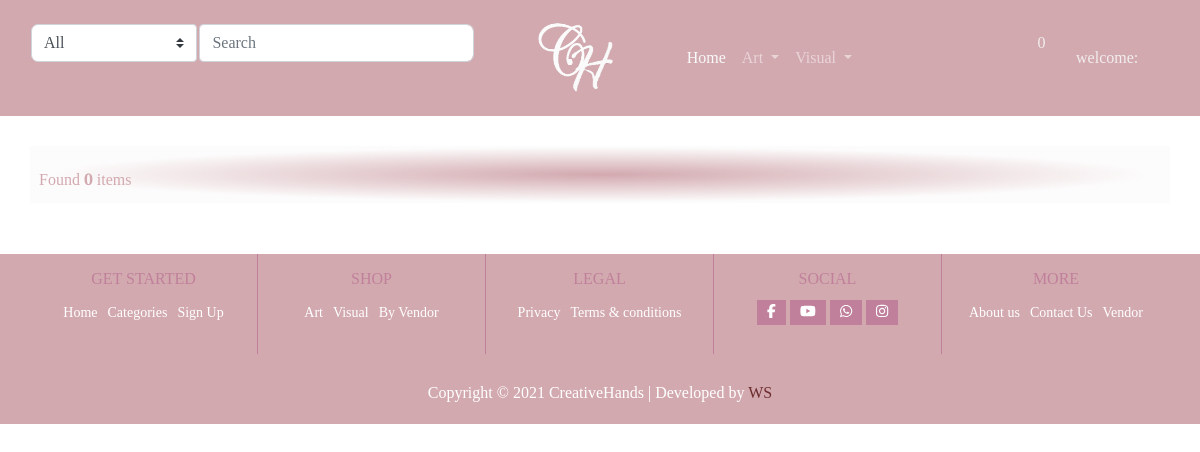
The page /store/ on the database as committed earlier.
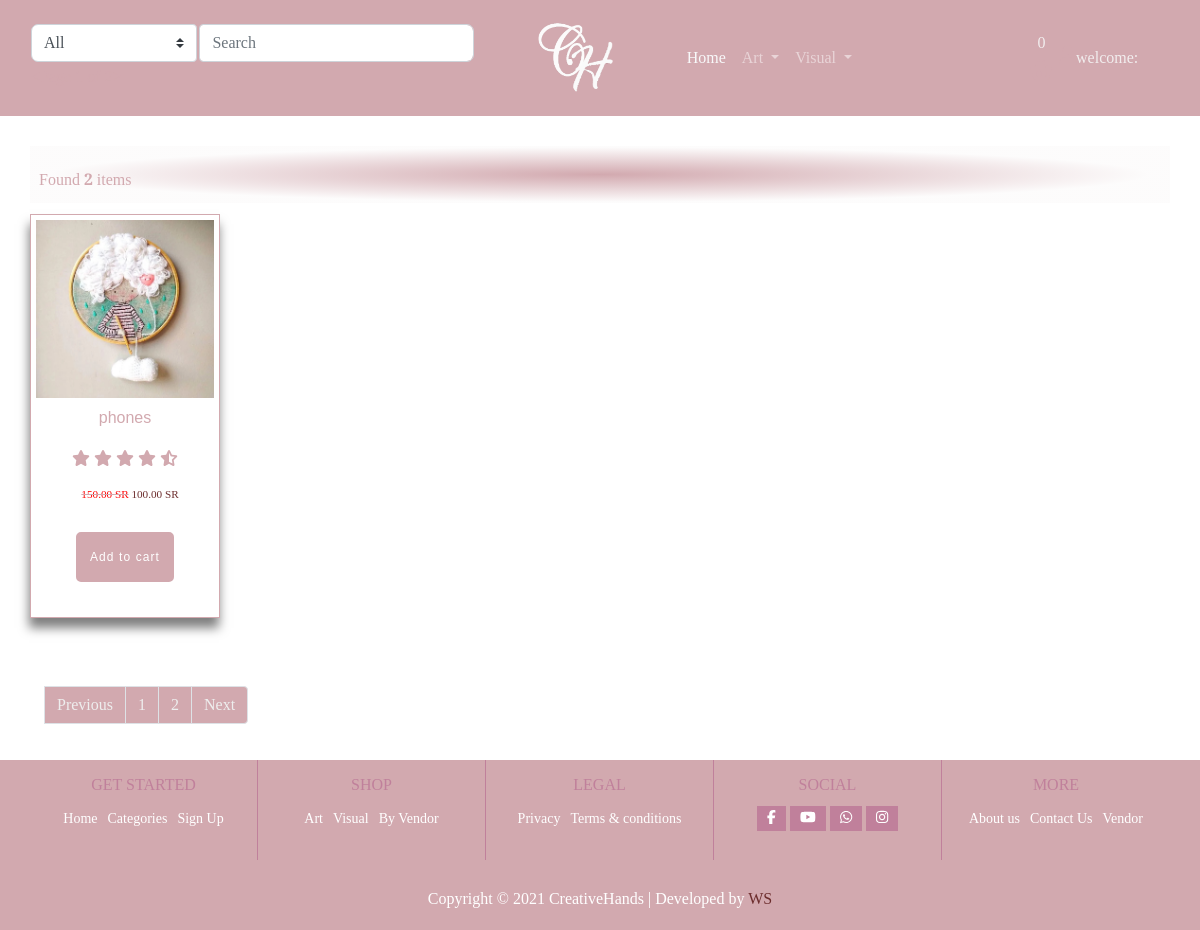
The same page on the database as committed later.
### product/models.py (models this page shows, shortened)
class Product(models.Model):
    user = models.ForeignKey(User, null=True, on_delete=models.SET_NULL)
    PRDName = models.CharField(max_length=75)
    PRDVandor_Name = models.CharField(max_length=75)
    PRDCategory = models.ForeignKey('Category', on_delete=models.CASCADE, blank=True, null=True)
    PRDIMG = models.ImageField(upload_to='', blank=True, null=True)
    PRDDec = models.TextField(max_length=500)
    PRDBrand = models.ForeignKey('settings.Brand', on_delete=models.CASCADE, blank=True, null=True)
    PRDPrice = models.DecimalField(max_digits=5, decimal_places=2)
    PRDCost = models.DecimalField(max_digits=5, decimal_places=2)
    PRDDisc = models.DecimalField(max_digits=5, decimal_places=2)
    PRDSlug = models.SlugField(blank=True, null=True, allow_unicode=True)
    PRDCreated = models.DateTimeField()
    PRDISNew = models.BooleanField(default=False)
    PRDISbest = models.BooleanField(default=False)
    stock = models.IntegerField(default=0)
    tax = models.DecimalField(max_digits=2, decimal_places=2, default=0.05)
    on_sale = models.BooleanField(default=False)
    sale_date = models.BooleanField(default=True)
    on_sale_start = models.DateField(null=True, blank=True)
    on_sale_ends = models.DateField(null=True, blank=True)
    approved = models.BooleanField(default=False)
    featured = models.BooleanField(default=False)
    limited_products = models.BooleanField(default=False)
    added_date = models.DateTimeField(auto_now_add=True, null=True)
    update_date = models.DateTimeField(auto_now_add=True, null=True)
    weight = models.IntegerField(default=0, null=True)
    length = models.DecimalField(decimal_places=2, default=0, max_digits=100)
    height = models.DecimalField(decimal_places=2, default=0, max_digits=100)
    width = models.DecimalField(decimal_places=2, default=0, max_digits=100)
    def get_absolute_url(self):
        return reverse('products:pro_detail', kwargs={"slug": self.PRDSlug})

### product/views.py (the view)
# urls.py: path('store/', views.store, name='store'),                               # view all categories
def store(request, category_slug=None):
    categories = None
    product_list = None
    if category_slug != None:
        categories = get_object_or_404(Category, slug=category_slug)
        product_list = Product.objects.filter(PRDCategory=categories, approved=True)
        product_count = product_list.count()
        d = Category.objects.all()
        paginator = Paginator(product_list, 1)  # product_list == how many products  display on one page
        page_number = request.GET.get('page')  # get number data
        product_list = paginator.get_page(page_number)
    else:
        product_list = Product.objects.all().filter(approved=True).order_by('id')
        product_count = product_list.count()
        d = Category.objects.all()
        paginator = Paginator(product_list, 1)  # product_list == how many products  display on one page
        page_number = request.GET.get('page')  # get number data
        product_list = paginator.get_page(page_number)
    context = {
        'product_list': product_list,
        'product_count': product_count,
        'd': d,
    }
    return render(request, 'product/store.html', context)

### cart/context_processos.py (called while the page is built)
def counter(request):
    cart_count = 0  # var coz counter number on  cart
    if 'admin' in request.path:  # request path if admin can you though data to return see anything
        return {}
    else:
        try:
            cart = Cart.objects.filter(cart_id=_cart_id(request))
            if request.user.is_authenticated:
                cart_items = CartItems.objects.all().filter(user=request.user)
            else:
                cart_items = CartItems.objects.all().filter(cart=cart[:1])
            for cart_item in cart_items:
                cart_count += cart_item.quantity
        except Cart.DoesNotExist:
            cart_count = 0
    return dict(cart_count=cart_count)

### cart/views.py (called while the page is built)
def _cart_id(request):  # creat session id to cart
    cart = request.session.session_key
    if not cart:
        request.session.create()  # create new session
    return cart

### product/context_processors.py (called while the page is built)
def menu_links(request):
    links = Category.objects.all()
    return dict(links=links)

### product/models.py (called while the page is built)
    def get_url(self):
        return reverse('products:category_slug', args={self.slug})

    def __str__(self):
        return self.CATName

### product/templates/product/store.html (shortened to what this page needs)
<!DOCTYPE html>
{% extends 'product/base.html' %}
{% load static %}
{% block body %}
<body class="body-class">
    <section class="new-product-section">
        <div class="container">
            <div class="row">
                <div class="heading-title">
                    <span class="mr-md-auto">
                    Found <b>  {{ product_count}}</b> items
                    </span>
                </div>
                <div class="new-product">
                    <ul class="product-group">
                                        {% for product in product_list%}
                        <li>
                            <div class="product-card">
                                <div class="card-img">
                                    <a href="#"><img class="img-fluid" src="{{product.PRDIMG.url }} " alt="product-title"></a>
                                </div>
                                <div class="card-content text-center">
                                    <a href=" {{product.get_absolute_url}}">
                                        <h2 class="product-title">{{ product.PRDName}}</h2>
                                    </a>
                                    <div class="rating">
                                        <span><i class="fas fa-star"></i></span>
                                        <span><i class="fas fa-star"></i></span>
                                        <span><i class="fas fa-star"></i></span>
                                        <span><i class="fas fa-star"></i></span>
                                        <span><i class="fas fa-star-half-alt"></i></span>
                                    </div>
                                    <div class="price-group">
                                            {%if product.PRDDisc > 0 %}
                                            <del><span class="del-price-list">{{ product.PRDPrice}}  SR</span></del>
                                             <ins><span class="price-amount amount">{{ product.PRDDisc}} SR</span>
                                                     {% else %}
                                             <ins><span class="price-amount amount">{{ product.PRDDisc}} SR</span>
                                                </ins>
                                            {% endif %}
                                    </div>
                                    <div class="cart-btn"><a class="add-to-cart-btn" href="#">Add to cart</a></div>
                                </div>
                            </div>
                        </li>
                                            {% endfor %}
                    </ul>
                </div>
            </div>
            <nav aria-label="Page navigation example">
{% if product_list.has_other_pages %}
      <ul class="pagination mt-5 ">
          {% if product_list.has_previous %}
        <li class="page-item"><a class="page-link" href="?page={{ product_list.previous_page_number}} ">Previous</a></li>
          {% else %}
           <li class="page-item"><a class="page-link disables" href="# ">Previous</a></li>
          {% endif %}
          {% for pages in product_list.paginator.page_range %}
             {% if product_list.number == pages %}
               <li class="page-item"><a class="page-link" href="#">{{pages}}</a></li>
             {% else %}
                <li class="page-item"><a class="page-link" href="?page={{pages}}">{{pages}}</a></li>
             {% endif %}
          {% endfor %}
                {% if product_list.has_next %}
                     <li class="page-item"><a class="page-link" href="?page={{ product_list.next_page_number}} ">Next</a></li>
               {% else %}
                     <li class="page-item disables"><a class="page-link" href="# ">Next</a></li>
          {% endif %}
      </ul>
   {% endif %}
</nav>
        </div>
    </section>
</body>
{% endblock %}

Rows that differ between the two databases and show on the page:
added Product: PRDIMG (picture), PRDName "phones", PRDPrice "150.00", PRDDisc "100.00"
Other text that changed with them:
{{ product_count }}: "0" → "2"
text now shown: "Previous Next"
new list line: "1"
new list line: "2"
